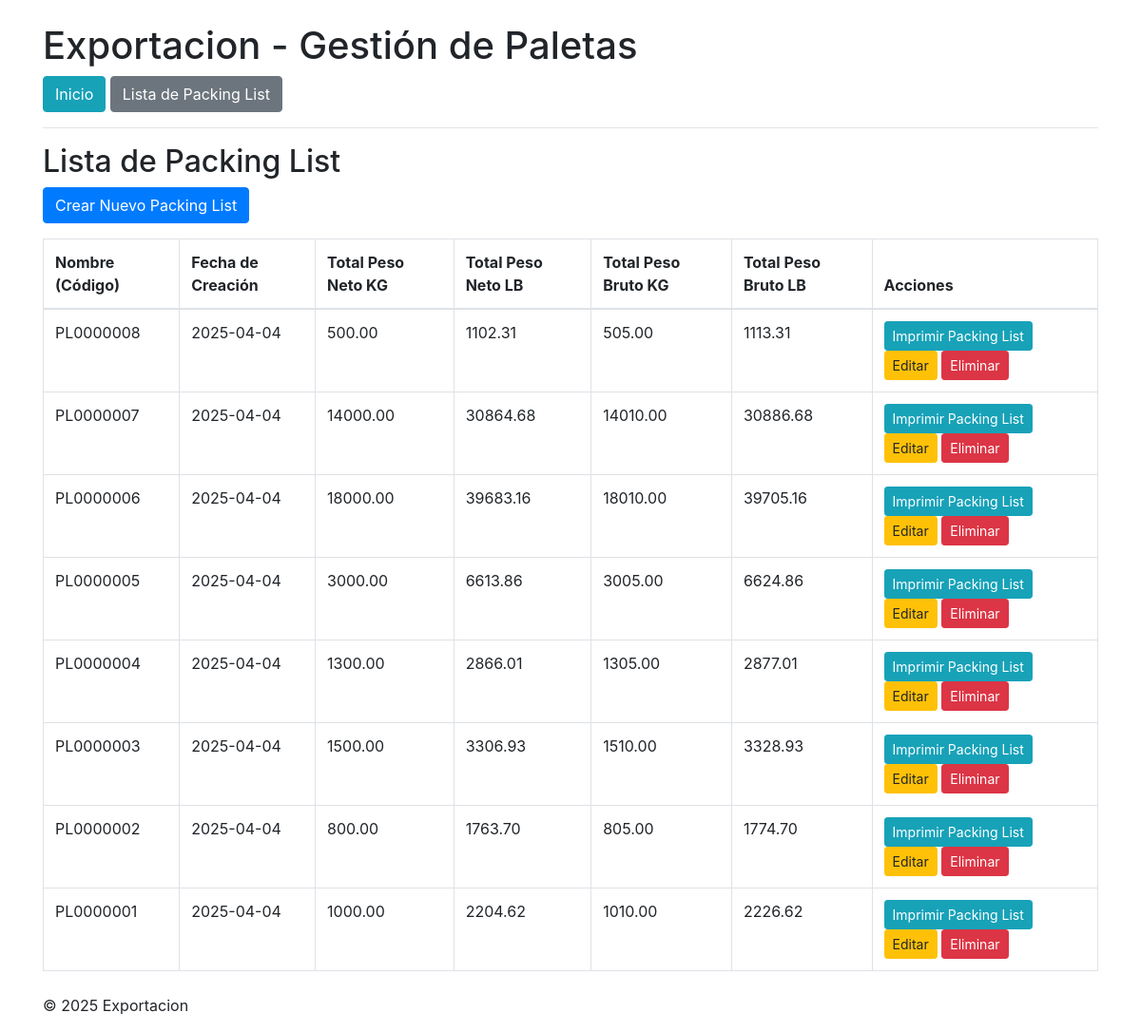
The page /packing_list/lista/ on the database its author committed.
### paletas/models.py (models this page shows, shortened)
class PackingList(models.Model):
    nombre = models.CharField(max_length=9, unique=True, blank=True, null=True)
    paletas = models.ManyToManyField(Paleta, blank=True)
    fecha_creacion = models.DateTimeField(auto_now_add=True)
    peso_neto_kg = models.DecimalField(max_digits=10, decimal_places=2, default=0)
    peso_neto_lb = models.DecimalField(max_digits=10, decimal_places=2, default=0)
    peso_bruto_kg = models.DecimalField(max_digits=10, decimal_places=2, default=0)
    peso_bruto_lb = models.DecimalField(max_digits=10, decimal_places=2, default=0)

### paletas/views.py (the view)
# urls.py: path('packing_list/lista/', views.lista_packing_list, name='lista_packing_list'),
def lista_packing_list(request):
    packing_lists = PackingList.objects.all().order_by('-fecha_creacion')
    return render(request, 'paletas/lista_packing_list.html', {'packing_lists': packing_lists})

### paletas/templates/paletas/lista_packing_list.html (shortened to what this page needs)
{% extends "base.html" %}
{% block content %}
<h2>Lista de Packing List</h2>
<a href="{% url 'packing_list_manual' %}" class="btn btn-primary mb-3">Crear Nuevo Packing List</a>
<table class="table table-bordered">
    <thead>
        <tr>
            <th>Nombre (Código)</th>
            <th>Fecha de Creación</th>
            <th>Total Peso Neto KG</th>
            <th>Total Peso Neto LB</th>
            <th>Total Peso Bruto KG</th>
            <th>Total Peso Bruto LB</th>
            <th>Acciones</th>
        </tr>
    </thead>
    <tbody>
        {% for pl in packing_lists %}
        <tr>
            <td>{{ pl.nombre }}</td>
            <td>{{ pl.fecha_creacion|date:"Y-m-d" }}</td>
            <td>{{ pl.peso_neto_kg }}</td>
            <td>{{ pl.peso_neto_lb }}</td>
            <td>{{ pl.peso_bruto_kg }}</td>
            <td>{{ pl.peso_bruto_lb }}</td>
            <td>
                <a href="{% url 'imprimir_packing_list' pk=pl.id %}" class="btn btn-info btn-sm">Imprimir Packing List</a>
                <a href="{% url 'editar_packing_list' pk=pl.id %}" class="btn btn-warning btn-sm">Editar</a>
                <a href="{% url 'eliminar_packing_list' pk=pl.id %}" class="btn btn-danger btn-sm">Eliminar</a>
            </td>
        </tr>
        {% empty %}
        <tr>
            <td colspan="7">No hay Packing List creados.</td>
        </tr>
        {% endfor %}
    </tbody>
</table>
{% endblock %}

### rows shown on the page
PackingList: nombre "PL0000008", fecha_creacion "2025-04-04", peso_neto_kg "500.00", peso_neto_lb "1102.31", peso_bruto_kg "505.00", peso_bruto_lb "1113.31"
PackingList: nombre "PL0000007", fecha_creacion "2025-04-04", peso_neto_kg "14000.00", peso_neto_lb "30864.68", peso_bruto_kg "14010.00", peso_bruto_lb "30886.68"
PackingList: nombre "PL0000006", fecha_creacion "2025-04-04", peso_neto_kg "18000.00", peso_neto_lb "39683.16", peso_bruto_kg "18010.00", peso_bruto_lb "39705.16"
PackingList: nombre "PL0000005", fecha_creacion "2025-04-04", peso_neto_kg "3000.00", peso_neto_lb "6613.86", peso_bruto_kg "3005.00", peso_bruto_lb "6624.86"
PackingList: nombre "PL0000004", fecha_creacion "2025-04-04", peso_neto_kg "1300.00", peso_neto_lb "2866.01", peso_bruto_kg "1305.00", peso_bruto_lb "2877.01"
PackingList: nombre "PL0000003", fecha_creacion "2025-04-04", peso_neto_kg "1500.00", peso_neto_lb "3306.93", peso_bruto_kg "1510.00", peso_bruto_lb "3328.93"
PackingList: nombre "PL0000002", fecha_creacion "2025-04-04", peso_neto_kg "800.00", peso_neto_lb "1763.70", peso_bruto_kg "805.00", peso_bruto_lb "1774.70"
PackingList: nombre "PL0000001", fecha_creacion "2025-04-04", peso_neto_kg "1000.00", peso_neto_lb "2204.62", peso_bruto_kg "1010.00", peso_bruto_lb "2226.62"
